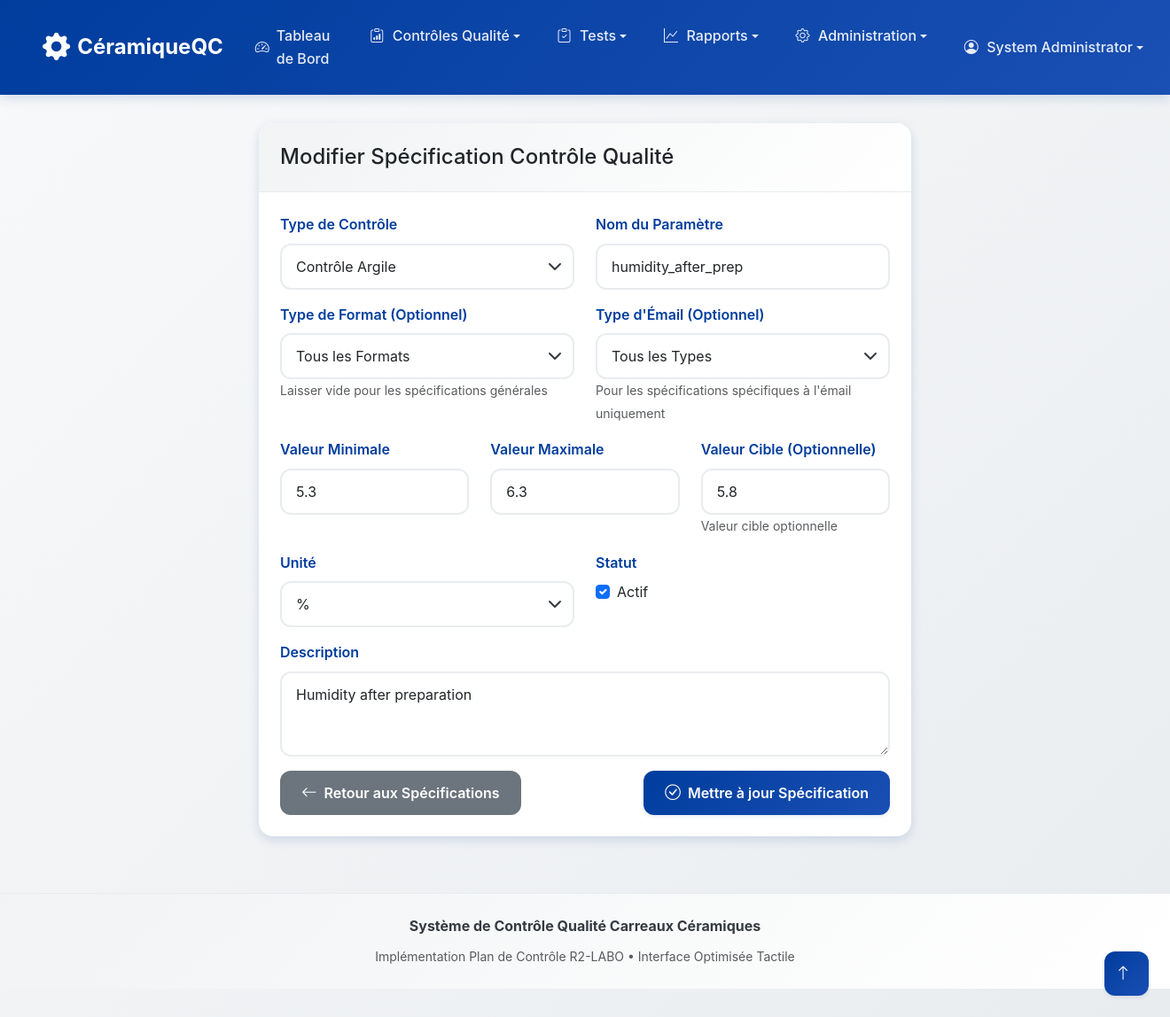
Screenshot of /specifications/edit/3 (signed in) with the database file from the repository.
### models.py (models this page shows, shortened)
class User(UserMixin, db.Model):
    id = db.Column(db.Integer, primary_key=True)
    username = db.Column(db.String(64), unique=True, nullable=False)
    email = db.Column(db.String(120), unique=True, nullable=False)
    password_hash = db.Column(db.String(256))
    role = db.Column(db.String(20), default='controller')  # controller, quality_manager, admin
    full_name = db.Column(db.String(100))
    created_at = db.Column(db.DateTime, default=datetime.utcnow)

class Specification(db.Model):
    id = db.Column(db.Integer, primary_key=True)
    control_type = db.Column(db.String(50), nullable=False)  # clay, press, dryer, etc.
    parameter_name = db.Column(db.String(100), nullable=False)  # humidity_before_prep, thickness, etc.
    format_type = db.Column(db.String(20))  # For format-specific specs (20x20, 25x40, etc.)
    enamel_type = db.Column(db.String(20))  # For enamel-specific specs
    min_value = db.Column(db.Float)
    max_value = db.Column(db.Float)
    target_value = db.Column(db.Float)
    unit = db.Column(db.String(20))  # %, mm, g, N, etc.
    constraints = db.Column(db.Text)  # JSON for complex rules
    is_active = db.Column(db.Boolean, default=True)
    description = db.Column(db.Text)
    created_by = db.Column(db.Integer, db.ForeignKey('user.id'))
    created_at = db.Column(db.DateTime, default=datetime.utcnow)
    updated_at = db.Column(db.DateTime, default=datetime.utcnow, onupdate=datetime.utcnow)
    creator = db.relationship('User', backref='created_specifications')

### routes/specifications.py (the view, shortened to what this page needs)
@spec_bp.route('/edit/<int:id>', methods=['GET', 'POST'])
@login_required
def edit_specification(id):
    if current_user.role not in ['admin', 'quality_manager']:
        flash('Permissions insuffisantes', 'error')
        return redirect(url_for('specifications.specifications'))
    specification = Specification.query.get_or_404(id)
    form = SpecificationForm(obj=specification)
    return render_template('specifications/specification_form.html', form=form, edit=True, spec=specification)

### app.py (called while the page is built)
@login_manager.user_loader
def load_user(user_id):
    from models import User
    return User.query.get(int(user_id))

### templates/specifications/specification_form.html (shortened to what this page needs)
{% extends "base.html" %}
{% block content %}
<div class="container">
    <div class="row justify-content-center">
        <div class="col-md-8">
            <div class="card">
                <div class="card-header">
                    <h4 class="mb-0">{% if edit %}Modifier{% else %}Ajouter{% endif %} Spécification Contrôle Qualité</h4>
                </div>
                <div class="card-body">
                    <form method="POST">
                        <div class="row">
                            <div class="col-md-6">
                                <div class="mb-3">
                                    {{ form.control_type.label(class="form-label") }}
                                    {{ form.control_type(class="form-select") }}
                                </div>
                            </div>
                            <div class="col-md-6">
                                <div class="mb-3">
                                    {{ form.parameter_name.label(class="form-label") }}
                                    {{ form.parameter_name(class="form-control", placeholder="e.g., humidity_before_prep") }}
                                </div>
                            </div>
                        </div>
                        <div class="row">
                            <div class="col-md-6">
                                <div class="mb-3">
                                    {{ form.format_type.label(class="form-label") }}
                                    {{ form.format_type(class="form-select") }}
                                    <small class="text-muted">Laisser vide pour les spécifications générales</small>
                                </div>
                            </div>
                            <div class="col-md-6">
                                <div class="mb-3">
                                    {{ form.enamel_type.label(class="form-label") }}
                                    {{ form.enamel_type(class="form-select") }}
                                    <small class="text-muted">Pour les spécifications spécifiques à l'émail uniquement</small>
                                </div>
                            </div>
                        </div>
                        <div class="row">
                            <div class="col-md-4">
                                <div class="mb-3">
                                    {{ form.min_value.label(class="form-label") }}
                                    {{ form.min_value(class="form-control", step="any") }}
                                </div>
                            </div>
                            <div class="col-md-4">
                                <div class="mb-3">
                                    {{ form.max_value.label(class="form-label") }}
                                    {{ form.max_value(class="form-control", step="any") }}
                                </div>
                            </div>
                            <div class="col-md-4">
                                <div class="mb-3">
                                    {{ form.target_value.label(class="form-label") }}
                                    {{ form.target_value(class="form-control", step="any") }}
                                    <small class="text-muted">Valeur cible optionnelle</small>
                                </div>
                            </div>
                        </div>
                        <div class="row">
                            <div class="col-md-6">
                                <div class="mb-3">
                                    {{ form.unit.label(class="form-label") }}
                                    {{ form.unit(class="form-select") }}
                                </div>
                            </div>
                            <div class="col-md-6">
                                <div class="mb-3">
                                    <label class="form-label">Statut</label>
                                    <div class="form-check">
                                        {{ form.is_active(class="form-check-input") }}
                                        {{ form.is_active.label(class="form-check-label") }}
                                    </div>
                                </div>
                            </div>
                        </div>
                        <div class="mb-3">
                            {{ form.description.label(class="form-label") }}
                            {{ form.description(class="form-control", rows="3", placeholder="Description optionnelle de cette spécification") }}
                        </div>
                        <div class="d-flex justify-content-between">
                            <a href="{{ url_for('specifications.specifications') }}" class="btn btn-secondary">
                                <i class="bi bi-arrow-left"></i> Retour aux Spécifications
                            </a>
                            <button type="submit" class="btn btn-primary">
                                <i class="bi bi-check-circle"></i> {% if edit %}Mettre à jour{% else %}Créer{% endif %} Spécification
                            </button>
                        </div>
                    </form>
                </div>
            </div>
        </div>
    </div>
</div>
{% endblock %}

### templates/base.html (shortened to what this page needs)
<!DOCTYPE html>
<html lang="fr">
<head>
    <link href="https://cdn.jsdelivr.net/npm/bootstrap@5.3.2/dist/css/bootstrap.min.css" rel="stylesheet">
    <link rel="stylesheet" href="https://cdn.jsdelivr.net/npm/bootstrap-icons@1.11.2/font/bootstrap-icons.css">
    <link rel="stylesheet" href="{{ url_for('static', filename='css/main.css') }}">
</head>
<body>
    <nav class="navbar navbar-expand-xl navbar-dark sticky-top" role="navigation" aria-label="Navigation principale">
        <div class="container-fluid">
            <a class="navbar-brand d-flex align-items-center" href="{{ url_for('main.dashboard') }}" aria-label="Accueil Contrôle QC Céramique">
                <i class="bi bi-gear-fill me-2" aria-hidden="true"></i>
                <span class="d-none d-sm-inline">Céramique</span> QC
            </a>
            <div class="collapse navbar-collapse" id="navbarNav">
                <ul class="navbar-nav me-auto">
                    <li class="nav-item">
                        <a class="nav-link {{ 'active' if request.endpoint == 'main.dashboard' }}"
                           href="{{ url_for('main.dashboard') }}" aria-current="{% if request.endpoint == 'main.dashboard' %}page{% endif %}">
                            <i class="bi bi-speedometer2" aria-hidden="true"></i> Tableau de Bord
                        </a>
                    </li>
                    <li class="nav-item dropdown">
                        <a class="nav-link dropdown-toggle" href="#" role="button" data-bs-toggle="dropdown"
                           aria-expanded="false" aria-haspopup="true" id="qualityDropdown">
                            <i class="bi bi-clipboard-data" aria-hidden="true"></i>
                            <span class="d-xl-inline d-none">Contrôles Qualité</span>
                        </a>
                    </li>
                    <li class="nav-item dropdown">
                        <a class="nav-link dropdown-toggle" href="#" role="button" data-bs-toggle="dropdown"
                           aria-expanded="false" aria-haspopup="true" id="testingDropdown">
                            <i class="bi bi-clipboard-check" aria-hidden="true"></i> Tests
                        </a>
                    </li>
                    <li class="nav-item dropdown">
                        <a class="nav-link dropdown-toggle" href="#" role="button" data-bs-toggle="dropdown"
                           aria-expanded="false" aria-haspopup="true" id="reportsDropdown">
                            <i class="bi bi-graph-up" aria-hidden="true"></i> Rapports
                        </a>
                    </li>
                    {% if current_user.is_authenticated and current_user.role in ['admin', 'quality_manager'] %}
                    <li class="nav-item dropdown">
                        <a class="nav-link dropdown-toggle" href="#" role="button" data-bs-toggle="dropdown"
                           aria-expanded="false" aria-haspopup="true" id="adminDropdown">
                            <i class="bi bi-gear" aria-hidden="true"></i> Administration
                        </a>
                    </li>
                    {% endif %}
                </ul>
                <ul class="navbar-nav">
                    {% if current_user.is_authenticated %}
                    <li class="nav-item dropdown">
                        <a class="nav-link dropdown-toggle d-flex align-items-center" href="#" role="button"
                           data-bs-toggle="dropdown" aria-expanded="false" aria-haspopup="true" id="userDropdown">
                            <i class="bi bi-person-circle me-2" aria-hidden="true"></i>
                            <span class="d-none d-lg-inline">{{ current_user.full_name or current_user.username }}</span>
                        </a>
                    </li>
                    {% else %}
                    <li class="nav-item">
                        <a class="nav-link" href="{{ url_for('auth.login') }}">
                            <i class="bi bi-box-arrow-in-right" aria-hidden="true"></i> Connexion
                        </a>
                    </li>
                    {% endif %}
                </ul>
            </div>
        </div>
    </nav>
    <main class="container-fluid py-3" id="main-content" role="main">
        <div class="fade-in">
            {% block content %}{% endblock %}
        </div>
    </main>
    <button id="backToTop" class="btn btn-primary position-fixed bottom-0 end-0 m-4 rounded-circle d-none"
            style="width: 50px; height: 50px; z-index: 1000;"
            aria-label="Retour en haut" title="Retour en haut">
        <i class="bi bi-arrow-up" aria-hidden="true"></i>
    </button>
    <footer class="mt-5 py-4" role="contentinfo">
        <div class="container text-center">
            <div class="row">
                <div class="col-12">
                    <p class="mb-2">
                        <strong>Système de Contrôle Qualité Carreaux Céramiques</strong>
                    </p>
                    <p class="mb-0 text-muted">
                        <small>Implémentation Plan de Contrôle R2-LABO • Interface Optimisée Tactile</small>
                    </p>
                </div>
            </div>
        </div>
    </footer>
</body>
</html>

### static/css/main.css (style rules this page uses)
:root { --primary-color: #003d9d; --primary-light: #1a4fb3; --primary-dark: #002875; --secondary-color: #f8f9fa; --accent-color: #20c997; --warning-color: #ffc107; --danger-color: #dc3545; --success-color: #198754; --light-gray: #f1f3f4; --medium-gray: #6c757d; --dark-gray: #343a40; --border-radius: 12px; --border-radius-lg: 16px; --shadow-sm: 0 2px 4px rgba(0, 61, 157, 0.1); --shadow-md: 0 4px 12px rgba(0, 61, 157, 0.15); --shadow-lg: 0 8px 24px rgba(0, 61, 157, 0.2); --transition: all 0.3s ease; }
* { box-sizing: border-box; }
body { font-family: -apple-system, BlinkMacSystemFont, 'Segoe UI', Roboto, Oxygen, Ubuntu, Cantarell, sans-serif; background: linear-gradient(135deg, #f8f9fa 0%, #e9ecef 100%); line-height: 1.6; color: var(--dark-gray); min-height: 100vh; padding-bottom: 2rem; }
.navbar { background: linear-gradient(135deg, var(--primary-color) 0%, var(--primary-light) 100%) !important; box-shadow: var(--shadow-md); padding: 1rem 0; backdrop-filter: blur(10px); }
.navbar-brand { font-weight: 700; font-size: 1.5rem; color: white !important; text-decoration: none; transition: var(--transition); }
.navbar-brand i { margin-right: 0.5rem; font-size: 1.3em; }
.navbar-nav .nav-link { color: rgba(255, 255, 255, 0.9) !important; font-weight: 500; padding: 0.75rem 1rem !important; margin: 0.25rem 0.125rem; border-radius: var(--border-radius); transition: var(--transition); min-height: 44px; display: flex; align-items: center; }
.navbar-nav .nav-link i { margin-right: 0.5rem; width: 1.2em; text-align: center; }
.card { border: none !important; border-radius: var(--border-radius-lg) !important; box-shadow: var(--shadow-md) !important; transition: var(--transition) !important; overflow: hidden; background: white; }
.card-header { background: linear-gradient(135deg, var(--light-gray) 0%, #ffffff 100%) !important; border-bottom: 1px solid #e9ecef !important; padding: 1.5rem !important; border-radius: var(--border-radius-lg) var(--border-radius-lg) 0 0 !important; }
.card-body { padding: 1.5rem !important; }
.btn { border-radius: var(--border-radius) !important; font-weight: 600 !important; padding: 0.75rem 1.5rem !important; min-height: 44px !important; border: none !important; transition: var(--transition) !important; display: inline-flex !important; align-items: center !important; justify-content: center !important; text-decoration: none !important; cursor: pointer; touch-action: manipulation; }
.btn-primary { background: linear-gradient(135deg, var(--primary-color) 0%, var(--primary-light) 100%) !important; color: white !important; box-shadow: var(--shadow-sm); }
.btn i { margin-right: 0.5rem; font-size: 1.1em; }
.form-control { border-radius: var(--border-radius) !important; border: 2px solid #e9ecef !important; padding: 0.75rem 1rem !important; font-size: 1rem !important; min-height: 44px !important; transition: var(--transition) !important; }
.form-label { font-weight: 600 !important; color: var(--primary-color) !important; margin-bottom: 0.5rem !important; }
.form-select { border-radius: var(--border-radius) !important; border: 2px solid #e9ecef !important; padding: 0.75rem 2.5rem 0.75rem 1rem !important; min-height: 44px !important; background-size: 16px 16px !important; }
footer { background: linear-gradient(135deg, var(--light-gray) 0%, #ffffff 100%) !important; border-top: 1px solid #e9ecef; margin-top: 3rem !important; }
@media (min-width: 768px) { .container-fluid { padding-left: 2rem; padding-right: 2rem; } }
@media (min-width: 992px) { .container-fluid { padding-left: 3rem; padding-right: 3rem; } }
@media (min-width: 992px) { .navbar-nav .nav-link { margin: 0 0.25rem; } }

### rows the page displays
User: full_name "System Administrator"
Specification: control_type "Contrôle Argile", parameter_name "humidity_after_prep", format_type "Tous les Formats", enamel_type "Tous les Types", min_value "5.3", max_value "6.3", target_value "5.8", unit "%", is_active "☑", description "Humidity after preparation"
